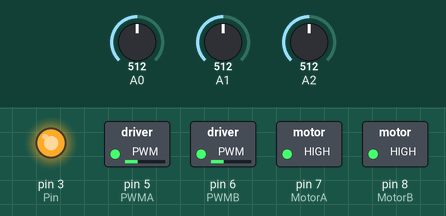
The sketch below on a simulated Arduino Uno, built with avr-gcc and run on an emulated ATmega328P. On the bench: switched loads named in the sketch (green lamp = pin HIGH), output pins drawn as LEDs (lit = HIGH). The inputs (shaded band) are chosen by the test bench; at power-on: A1 = 512, A2 = 512, A0 = 512.

Above: at 1.2 s.
1.3 s: A1 set to 48
2.8 s: A1 set to 41
At 3.2 s:
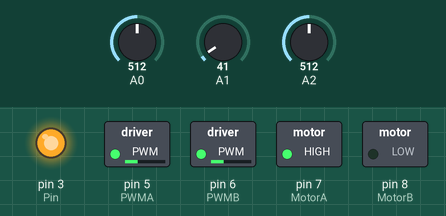
4.3 s: A1 set to 122
At 5.5 s:
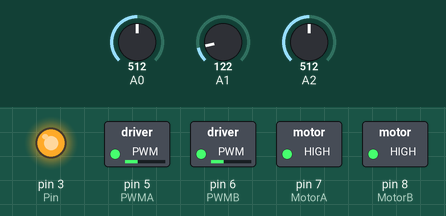
5.8 s: A1 set to 22
At 6.6 s:
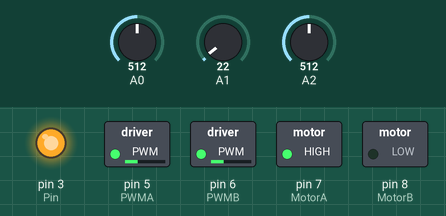
7.3 s: A2 set to 64
8.8 s: A2 set to 55
At 10.1 s:
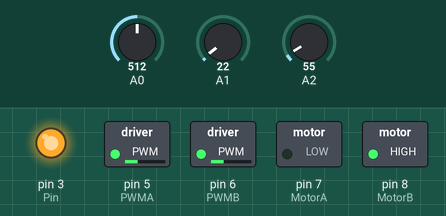
Timing chart, 0 to 11.3 s (numbered marks = the images above; inputs shaded):
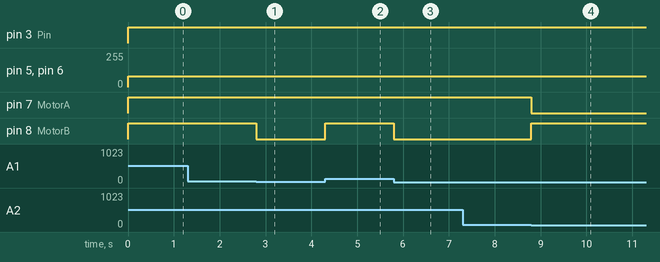

Measured:
- the behaviour switches between 46 and 45 on A1 (found by bisection; images 0 and 1)
- the behaviour switches between 60 and 59 on A2 (found by bisection; images 3 and 4)
- after the input at 1.3 s, every drawn part: stays the same
- after the input at 2.8 s, pin 8 (MotorB): HIGH → LOW at once
- after the input at 4.3 s, pin 8 (MotorB): LOW → HIGH at once
- after the input at 5.8 s, pin 8 (MotorB): HIGH → LOW at once
- after the input at 7.3 s, every drawn part: stays the same
- after the input at 8.8 s, pin 7 (MotorA): HIGH → LOW at once; pin 8 (MotorB): LOW → HIGH at once

The sketch:

Robot_car_line_tracker.ino
```cpp
/*
  Robot car + line tracker

  The program's goal is to make the car robot follow a black line without going out of it.

  The program's theme is the use of functions to use simplify the program.
*/
#include "motor.h" // We include the library made for the motors of the car
#include "linetracker.h" // We include the library made for the line tracker

// We create our objects for the line tracker and assign each one the corresponding analog pin:
linetracker leftsensor(A2);
linetracker rightsensor(A0);
linetracker middlesensor(A1);

//Pins for the motors:
int Pin=3; // Pin for motor that will always be on.
int MotorA=7; // Motor A of the car connected to pin 7.
int MotorB=8;  // Motor B of the car connected to pin 8.
int PWMA=5; // PWMA (Pulse With Modulation A) connected to pin 5 .
int PWMB=6; // PWMB (Pulse With Modulation B) connected to pin 6.

motor Motor(Pin, MotorA, PWMA, MotorB, PWMB); //Object created using the motor library

int Speed=80; // Speed of the motors

void setup() { // This program will run once:
Motor.begin(); // Initialize the Motor object (set pins as outputs)
Serial.begin(9600);
// Initalize each pin for the three sensor of the line tracker (set pins as inputs):
leftsensor.begin();
rightsensor.begin();
middlesensor.begin();
}

void loop() { // This program will run forever:
if (middlesensor.read() > 45){
  // If the middle sensor measurement is more than 45, go fordward at low speed by calling the function "forward"
  Motor.forward(Speed);
} else if (leftsensor.read() > 59){
  // Else if the left sensor measurement is more than 59, turn to the left at low speed by calling the function "left"
  Motor.left(Speed);
} else if (rightsensor.read() > 400){
  // Else if the right sensor measurement us more than 400, turn to the right at low speed by calling the function "right"
  Motor.right(Speed);
} else if (middlesensor.read() > 31 && middlesensor.read() < 45 ){
  // Else if the middle sensor is outside the line, turn 360 degrees until it finds the line again
  Motor.right(Speed);
}
}
```

ir.cpp
```cpp
//CPP file for IR
#include "ir.h" // Includes the created IR header file

ir::ir(int IR){ // define IR pin
  this->IR=IR;
}
void ir::read(){ // read IR pulse
  //STEP 1: DETECTION OF THE SEQUENCE START PULSE (4.5mS)
  start_pulse=pulseIn(IR, HIGH);
  if(start_pulse>4000 && start_pulse<5000) // check if it is the start pulse of 4.5mS (start of sequence)
  {
    //STEP 2: TIMING OF TIMES OF EACH PULSE (uS)
    for(x=1; x<=32; x++)
    {
      duration[x]=pulseIn(IR, HIGH); // Duration of each pulse (uS)
    }
    //STEP 3: ACCORDING TO THE TIME OF EACH PULSE, WE DETERMINE IF IT IS A LOGIC 0 OR 1
    for(x=1; x<=32; x++)
    {
      if(duration[x]>500 && duration[x]<700) //If the pulse lasts between 500 and 700uS:
      {
        bits[x]=0; // is a logical 0
      }
      if(duration[x]>1500 && duration[x]<1750) //If the pulse lasts between 1500 and 1750uS:
      {
        bits[x]=1; //is a logical 1
      }
    }
    //STEP 4: CONVERSION OF THE BINARY ARRAY TO A DECIMAL VARIABLE.
     //Since many of the bits are repeated on all keys, we omit those bits and
     //we are left with bits 17 through 21 and 23 (6 bits). Enough to distinguish all the keys.
     //These 6 bits are converted to decimal with the Powers of 2 method. And we store the result
     //in the variable code_key.
    key_code=0; // Reset the last key pressed
    if(bits[17]==1)
    {
      key_code=key_code+32; //2^6
    }
    if(bits[18]==1)
    {
      key_code=key_code+16; //2^5
    }
    if(bits[19]==1)
    {
      key_code=key_code+8; //2^4
    }
    if(bits[20]==1)
    {
      key_code=key_code+4; //2^3
    }
    if(bits[21]==1)
    {
      key_code=key_code+2; //2^2
    }
    if(bits[23]==1)
    {
      key_code=key_code+1; //2^1
    }
  }
  delay(180); //delay so it doesn't "bounce" and doesn't read two presses of the same key
}

int ir::keycode(){ // read key_code pressed and returns the value
  key_code;

  return key_code;
}
```

ir.h
```cpp
// header file for IR class

// To define the IR class:
#ifndef IR_H
#define IR_H
#include <Arduino.h> //We include the Arduino library

class ir{ // To open a class called ir

private: // Place where variables and functions will be hidden from the user
int IR;
long duration[32];
int x=0;
byte bits[32];
int start_pulse;
int key_code=0;

public: // Place where variables, functions and methods will be open for the user to use
ir(){}; //default constructor
ir(int IR); //constructor to define IR pin
void read(); // read IR pulse
int keycode(); // read key_code pressed and returns the value
};

#endif
```

linetracker.cpp
```cpp
// CPP file for Line Tracker
#include "linetracker.h" // includes the line tracker header file we created

linetracker::linetracker(int AnalogPin){ // constructor to specify the pin in which the sensor is connected
  int sensor;
  this->AnalogPin=AnalogPin;
  this->sensor=sensor;
}

void linetracker::begin(){ // initialize the pins as outputs
  pinMode(AnalogPin, INPUT);
}

int linetracker::read(){ // read and return values of the sensors
  sensor=analogRead(AnalogPin);
  return sensor;
}
```

linetracker.h
```cpp
// header file for Line Tracker

// define header file
#ifndef LINETRACKER_H
#define LINETRACKER_H
#include <Arduino.h>

class linetracker{ // initialize the class of the line tracker

private:
int AnalogPin;
int sensor;

public:
linetracker(){}; // Default Constructor
linetracker(int AnalogPin); // Constructor and pins
void begin(); // initialize the pins as outputs
int read(); // read and return values of the sensors
};
#endif
```

motor.cpp
```cpp
#include "motor.h" // Includes the created motor header file

motor::motor(int Pin, int MotorA, int PWMA, int MotorB, int PWMB){ // Declare pins and variables for the constructor
this->Pin=Pin; // Pin for motor that will always be on.
this->MotorA=MotorA; // Motor A of the car
this->PWMA=PWMA; // PWMA (Pulse With Modulation A)
this->MotorB=MotorB; // Motor B of the car
this->PWMB=PWMB; // PWMB (Pulse With Modulation B)
}

void motor::begin(){ // Set pins of the constructor as outputs
pinMode(MotorA, OUTPUT); // Pin Motor A set as output.
pinMode(MotorB, OUTPUT); // Pin Motor B set as output.
pinMode(PWMA, OUTPUT); // Pin PWMA set as output.
pinMode(PWMB, OUTPUT); // Pin PWMB set as output.
pinMode(Pin, OUTPUT); // Pin 3 set as output.
}

void motor::forward(int x){ // Function to called "forward".
  /* The function "fordward" makes the car go forward by using this methode:
      1. The Motor A has to go forward, so we give high voltage (1) to its pin
      2. The Motor B also has to go forward, so we give high voltage (1) to its pin.
      3. The pin 3 will always have high voltage (1).
      4. The pins for PWMA and PWMB will be the speed of the car we assign.
  */
  digitalWrite(Pin, 255);
  digitalWrite(MotorA,1);
  analogWrite(PWMA, x);
  digitalWrite(MotorB, 1);
  analogWrite(PWMB, x);
}

void motor::backward(int x){ // Function called "backward".
  /* The function "backward" makes the car go backwards by using this methode:
      1. The Motor A has to go backward, so we give low voltage (0) to its pin
      2. The Motor B also has to go backward, so we give low voltage (0) to its pin.
      3. The pin 3 will always have high voltage (1).
      4. The pins for PWMA and PWMB will be the speed of the car we assign.
  */
  digitalWrite(Pin, 255);
  digitalWrite(MotorA,0);
  analogWrite(PWMA, x);
  digitalWrite(MotorB, 0);
  analogWrite(PWMB, x);
}

void motor::left(int x){ // Function called "left".
  /* The function "left" makes the car turn to the left by using this methode:
      1. The Motor A has to go forward, so we give high voltage (1) to its pin
      2. The Motor B has to go backwards, so we give low voltage (0) to its pin.
      3. The pin 3 will always have high voltage (1).
      4. The pins for PWMA and PWMB will be the speed of the car we assign.
  */
  digitalWrite(Pin, 255);
  digitalWrite(MotorA,1);
  analogWrite(PWMA, x);
  digitalWrite(MotorB, 0);
  analogWrite(PWMB, x);
}

void motor::right(int x){ // Function called "right".
  /* The function "right" makes the car turn to the right by using this methode:
      1. The Motor A has to go backward, so we give low voltage (0) to its pin
      2. The Motor B has to go forward, so we give high voltage (1) to its pin.
      3. The pin 3 will always have high voltage (1).
      4. The pins for PWMA and PWMB will be the speed of the car we assign.
  */
  digitalWrite(Pin, 255);
  digitalWrite(MotorA,0);
  analogWrite(PWMA, x);
  digitalWrite(MotorB, 1);
  analogWrite(PWMB, x);
}

void motor::Stop(){ // Function called "stop".
  /* The function "stop" stops the car by using this methode:
      1. The Motor A has to go fordward, so we give high voltage (1) to its pin
      2. The Motor B also has to go forward, so we give high voltage (1) to its pin.
      3. The pin 3 will always have high voltage (1).
      4. The pins for PWMA and PWMB will have no speed as we want the car to stop.
  */
  digitalWrite(Pin, 255);
  digitalWrite(MotorA,1);
  analogWrite(PWMA, 0);
  digitalWrite(MotorB, 1);
  analogWrite(PWMB, 0);
}
void motor::forward_left(int x){ // Function called "forward_left"
  /* The function "forward_left" moves the car fordward while it moves to the left by using this methode:
      1. The Motor A has to go fordward, so we give high voltage (1) to its pin
      2. The Motor B also has to go forward, so we give high voltage (1) to its pin.
      3. The pin 3 will always have high voltage (1).
      4. The Motor A has to be faster than the Motor B in order to turn left, so we set the speed in the PWMB half of the value of the speed in PWMA
  */
  digitalWrite(Pin, 255);
  digitalWrite(MotorA,1);
  analogWrite(PWMA, x);
  digitalWrite(MotorB, 1);
  analogWrite(PWMB, x/2);
}
void motor::forward_right(int x){ // Function called "forward_right"
  /* The function "forward_right" moves the car fordward while it moves to the right by using this methode:
      1. The Motor A has to go fordward, so we give high voltage (1) to its pin
      2. The Motor B also has to go forward, so we give high voltage (1) to its pin.
      3. The pin 3 will always have high voltage (1).
      4. The Motor B has to be faster than the Motor A in order to turn right, so we set the speed in the PWMA half of the value of the speed in PWMB
  */
  digitalWrite(Pin, 255);
  digitalWrite(MotorA,1);
  analogWrite(PWMA, x/2);
  digitalWrite(MotorB, 1);
  analogWrite(PWMB, x);
}
```

motor.h
```cpp
// header file for motor class

// To define the Button class:
#ifndef MOTOR_H
#define MOTOR_H
#include <Arduino.h> //We include the Arduino library

class motor{ // To open a class called Button

private: // Place where variables and functions will be hidden from the user
int Pin; // Pin for motor that will always be on.
int MotorA; // Motor A of the car
int MotorB; // Motor B of the car
int PWMA; // PWMA (Pulse With Modulation A)
int PWMB; // PWMB (Pulse With Modulation B)

public: // Place where variables, functions and methods will be open for the user to use
motor(){};//default constructor
motor(int Pin, int MotorA, int PWMA, int MotorB, int PWMB);//constructor
void begin();//initialize pins for motors
void forward(int x);//go fordward
void backward(int x);//go backward
void left(int x);//turn left
void right(int x);//turn right
void Stop();//stop
void forward_left(int x);//keep going forward turning to the left
void forward_right(int x);//keep going forward turning to the right
};

#endif
```

mpu.h
```cpp
// MPU6050 header file:

// define mpu class
#ifndef MPU_H
#define MPU_H
#include <Arduino.h> //We include the Arduino library
#include <Wire.h> // include wire.h library to be used for the mpu

class mpu{ // To open a class mpu

private: // Place where variables and functions will be hidden from the user

// Define I2C Address - change if reqiuired
const int i2c_addr = 0x3F;

//Variables for Gyroscope
int gyro_x;
int gyro_y;
int gyro_z;
long gyro_x_cal;
long gyro_y_cal;
long gyro_z_cal;
boolean set_gyro_angles;

long acc_x;
long acc_y;
long acc_z;
long acc_total_vector;
float angle_roll_acc;
float angle_pitch_acc;

float angle_pitch;
float angle_roll;
int angle_pitch_buffer;
int angle_roll_buffer;
float angle_pitch_output;
float angle_roll_output;

// Setup timers and temp variables
long loop_timer;
int temp;

// Display counter
int displaycount = 0;

public: // Place where variables, functions and methods will be open for the user to use
mpu(){}; // default mpu constructor
void begin(); // Initialize the mpu class
int dataCount(); // Counter value
int dataRoll(); // Roll value
int dataPitch(); // Pitch value
void reset(); // Reset counter
void read_mpu_6050_data(); // read mpu data
void setup_mpu_6050_registers(); // setput mpu
};

#endif
```

obstaclemode.cpp
```cpp
//cpp file for obstacle mode
#include "obstaclemode.h" // include header obstacle mode file
#include <NewPing.h> // Includes the library "<NewPing.h>" to be able to use the ultrasonic sensor.
#include <Servo.h> // Includes the library Servo motor to program the servo motor.

#define TRIGGER_PIN  13 // Trigger pin is 13
#define ECHO_PIN     12 // Echo pin is 12
#define MAX_DISTANCE 400 // Maximum distance we want to measure (in centimeters).

extern NewPing sonar(TRIGGER_PIN, ECHO_PIN, MAX_DISTANCE); // NewPing setup of pins and maximum distance.
extern Servo myservo; // Creates servo object to control a servo.

obstaclemode::obstaclemode(int servo){ // constructor to set pins
  int distance_left;
  int distance_right;
  int distance;
  this->servo = servo;
  this->distance_left=distance_left;
  this->distance_right=distance_right;
  this->distance=distance;
}

void obstaclemode::begin(){ // initialize pins for the class
myservo.attach(servo); // Sets the pin of the servo motor.
}

int obstaclemode::Rightdistance(){ // Read distance right
  // This function stores the value of the distance when the robot looks at the right.
  myservo.write(180);
  delay(300);
  distance_right = sonar.ping_cm();
  delay(300);
  return distance_right;
}

int obstaclemode::Leftdistance(){ // Read distance left
  // This function stores the value of the distance when the robot looks at the left.
  myservo.write(0);
  delay(300);
  distance_left = sonar.ping_cm();
  delay(300);
  return distance_left;
}

int obstaclemode::frontdistance(){ // Read front distance
  distance = sonar.ping_cm();
  return distance;
}
```

obstaclemode.h
```cpp
//Header file for obstacle mode

// Define obstacle mode header file
#ifndef OBSTACLEMODE_H
#define OBSTACLEMODE_H
#include <Arduino.h> //We include the Arduino library
#include <NewPing.h> // Includes the library "<NewPing.h>" to be able to use the ultrasonic sensor.
#include <Servo.h> // Includes the library Servo motor to program the servo motor.

class obstaclemode{ // To open a class called obstacle mode

private: // Place where variables and functions will be hidden from the user
int distance;
int distance_right;
int distance_left;
int servo;

public: // Place where variables, functions and methods will be open for the user to use
obstaclemode(){}; // default constructor
obstaclemode(int servo); // constructor to set pins
void begin(); // initialize pins for the class
int Rightdistance(); // Read distance right
int Leftdistance();  // Read distance left
int frontdistance(); // Read front distance
};

#endif
```

Source omitted: mpu.cpp (14429 bytes)
